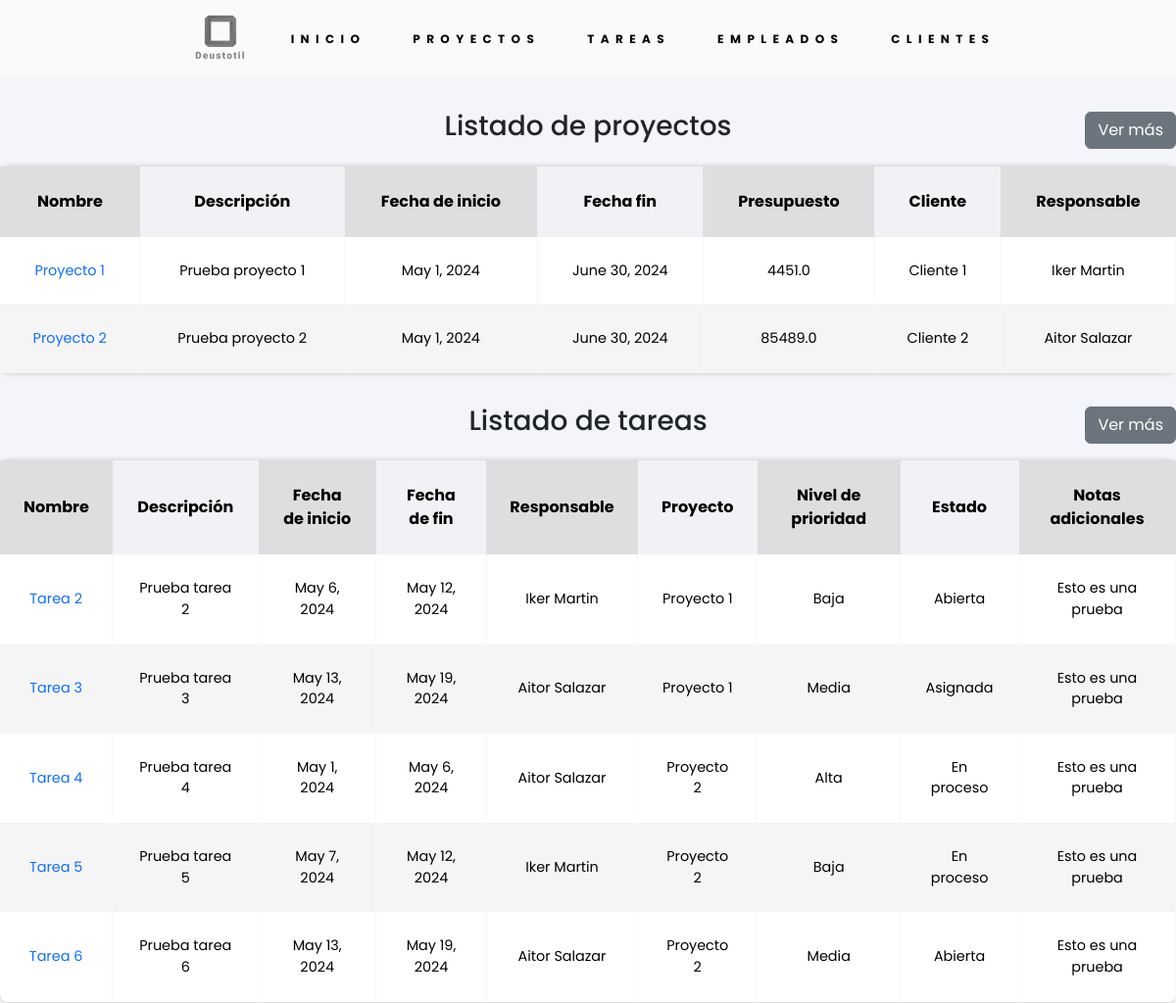
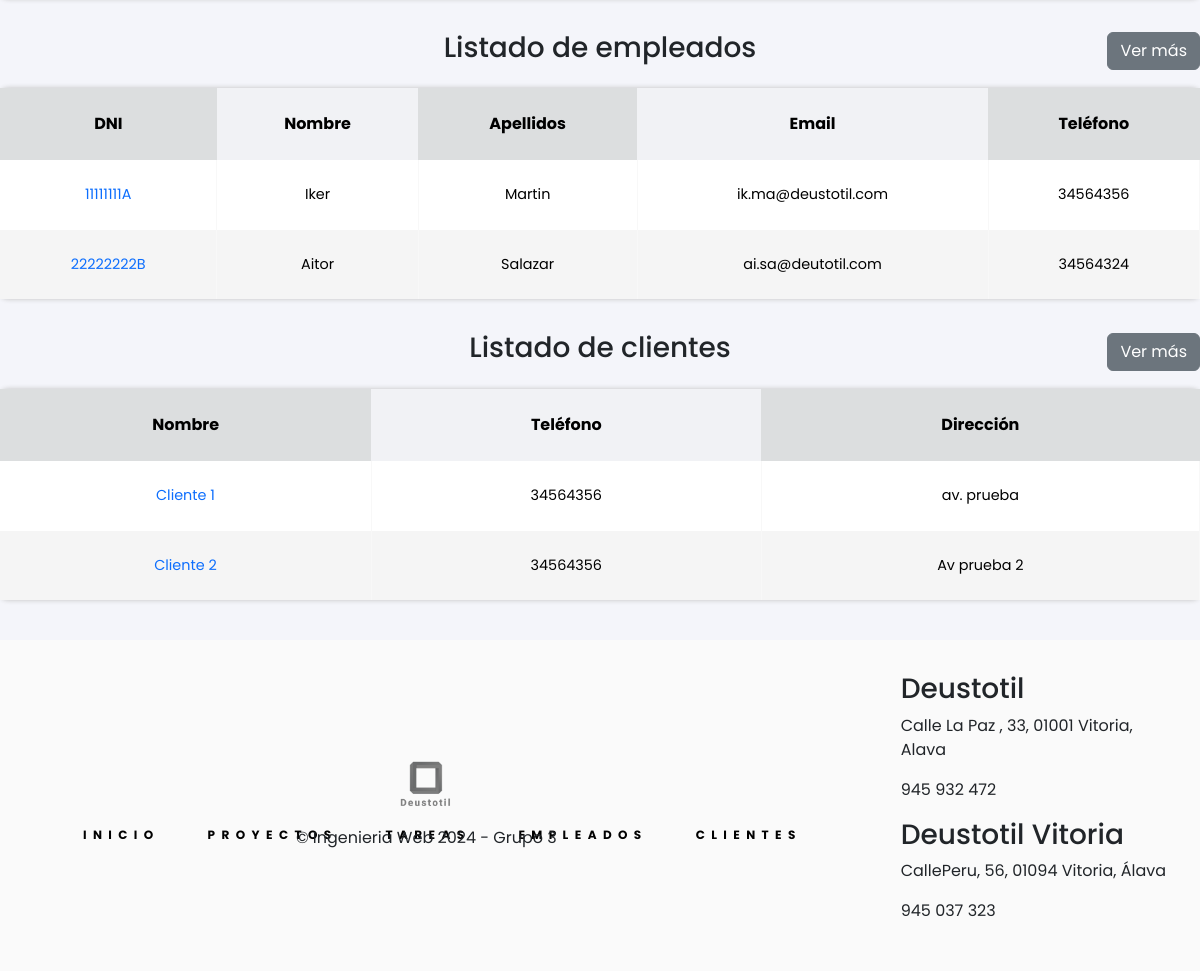
The app's page / (signed in) with its own data (2 pictures, top to bottom).
### appDeustotil/models.py (models this page shows, shortened)
class Proyecto(models.Model):
    nombre = models.CharField(max_length=25)
    descripcion = models.CharField(max_length=200)
    fecha_inicio = models.DateField()
    fecha_fin = models.DateField()
    presupuesto = models.FloatField()
    cliente = models.ForeignKey(Cliente, on_delete=models.CASCADE)
    responsable = models.ForeignKey(Empleado, on_delete=models.CASCADE)
    def __str__(self):
        return self.nombre

class Cliente(models.Model):
    nombre = models.CharField(max_length=25)
    telefono = models.IntegerField()
    direccion = models.CharField(max_length=50)

class Empleado(models.Model):
    dni = models.CharField(max_length=9, unique=True)
    nombre = models.CharField(max_length=15)
    apellidos = models.CharField(max_length=50)
    email = models.EmailField()
    telefono = models.IntegerField()
    def __str__(self):
        return self.nombre + " " + self.apellidos

class Tarea(models.Model):
    nombre = models.CharField(max_length=25)
    descripcion = models.CharField(max_length=200)
    fecha_inicio = models.DateField()
    fecha_fin = models.DateField()
    responsable = models.ForeignKey(Empleado, on_delete=models.CASCADE)
    proyecto = models.ForeignKey(Proyecto, on_delete=models.CASCADE)
    nivel_prioridad =  models.ForeignKey(Prioridad, on_delete=models.CASCADE)
    estado_tarea =   models.ForeignKey(EstadoTarea, on_delete=models.CASCADE)
    notas = models.CharField(max_length=500)

class Prioridad (models.Model):
    prioridad = models.CharField(max_length=5,unique=True)
    def __str__(self):
        return self.prioridad

class EstadoTarea (models.Model):
    estado = models.CharField(max_length=10,unique=True)
    def __str__(self):
        return self.estado

### appDeustotil/views.py (the view)
# urls.py: path('', login_required(views.IndexListView.as_view()), name='index'),
class IndexListView(ListView):
    def get(self, request, *args, **kwargs):
        proyectos = Proyecto.objects.all()[:5]
        tareas = Tarea.objects.all()[:5]
        empleados = Empleado.objects.all()[:5]
        clientes = Cliente.objects.all()[:5]
        context = {'lista_proyectos': proyectos, 'lista_tareas': tareas, 'lista_empleados': empleados, 'lista_clientes': clientes}
        return render(request,'index.html', context)

### appDeustotil/templates/index.html (shortened to what this page needs)
{% extends "base.html" %}
{% block contenido %}
    <div class="title-container">
        <div></div>
        <h2>Listado de proyectos</h2>
        <div class="title-container__btn">
            <a href="{% url 'index_proyectos' %}" class="btn btn-secondary">Ver más</a>
        </div>
    </div>
    {% if lista_proyectos %}
        <table class="tablas">
            <thead>
                <tr>
                    <th>Nombre</th>
                    <th>Descripción</th>
                    <th>Fecha de inicio </th>
                    <th>Fecha fin </th>
                    <th>Presupuesto</th>
                    <th>Cliente</th>
                    <th>Responsable</th>
                </tr>
            </thead>
            <tbody>
                {% for proyecto in lista_proyectos %}
                <tr>
                    <td>
                        <a href="{% url 'detail_proyecto' pk=proyecto.id %}">{{ proyecto.nombre}}</a>
                    </td>
                    <td>{{ proyecto.descripcion }}</td>
                    <td>{{ proyecto.fecha_inicio }}</td>
                    <td>{{ proyecto.fecha_fin }}</td>
                    <td>{{ proyecto.presupuesto }}</td>
                    <td>{{ proyecto.cliente.nombre }}</td>
                    <td>{{ proyecto.responsable }}</td>
                </tr>
                {% endfor %}
            </tbody>
        </table>
    {% else %}
        <p>No hay proyectos creados.</p>
    {% endif %}
    <div class="title-container">
        <div></div>
        <h2>Listado de tareas</h2>
        <div class="title-container__btn">
            <a href="{% url 'index_tareas' %}" class="btn btn-secondary">Ver más</a>
        </div>
    </div>
    {% if lista_tareas %}
        <table class="tablas">
            <thead>
                <tr>
                    <th>Nombre</th>
                    <th>Descripción</th>
                    <th>Fecha de inicio</th>
                    <th>Fecha de fin</th>
                    <th>Responsable</th>
                    <th>Proyecto</th>
                    <th>Nivel de prioridad</th>
                    <th>Estado</th>
                    <th>Notas adicionales</th>
                </tr>
            </thead>
            <tbody>
                {% for tarea in lista_tareas %}
                <tr>
                    <td>
                        <a href="{% url 'detail_tarea' pk=tarea.id %}">{{ tarea.nombre }}</a>
                    </td>
                    <td>{{ tarea.descripcion }}</td>
                    <td>{{ tarea.fecha_inicio }}</td>
                    <td>{{ tarea.fecha_fin }}</td>
                    <td>{{ tarea.responsable }}</td>
                    <td>{{ tarea.proyecto }}</td>
                    <td>{{ tarea.nivel_prioridad }}</td>
                    <td>{{ tarea.estado_tarea }}</td>
                    <td>{{ tarea.notas }}</td>
                </tr>
                {% endfor %}
            </tbody>
        </table>
    {% else %}
        <p>No hay tareas creadas.</p>
    {% endif %}
    <div class="title-container">
        <div></div>
        <h2>Listado de empleados</h2>
        <div class="title-container__btn">
            <a href="{% url 'index_empleados' %}" class="btn btn-secondary">Ver más</a>
        </div>
    </div>
    {% if lista_empleados %}
        <table class="tablas">
            <thead>
                <tr>
                    <th>DNI</th>
                    <th>Nombre</th>
                    <th>Apellidos</th>
                    <th>Email</th>
                    <th>Teléfono</th>
                </tr>
            </thead>
            <tbody>
                {% for empleado in lista_empleados %}
                <tr>
                    <td>
                        <a href="{% url 'detail_empleado' pk=empleado.id %}">{{ empleado.dni }}</a>
                    </td>
                    <td>{{ empleado.nombre }}</td>
                    <td>{{ empleado.apellidos }}</td>
                    <td>{{ empleado.email }}</td>
                    <td>{{ empleado.telefono }}</td>
                </tr>
                {% endfor %}
            </tbody>
        </table>
    {% else %}
        <p>No hay empleados creados.</p>
    {% endif %}
    <div class="title-container">
        <div></div>
        <h2>Listado de clientes</h2>
        <div class="title-container__btn">
            <a href="{% url 'index_clientes' %}" class="btn btn-secondary">Ver más</a>
        </div>
    </div>
    {% if lista_clientes %}
        <table class="tablas">
            <thead>
                <tr>
                    <th>Nombre</th>
                    <th>Teléfono</th>
                    <th>Dirección</th>
                </tr>
            </thead>
            <tbody>
                {% for cliente in lista_clientes %}
                <tr>
                    <td>
                        <a href="{% url 'detail_cliente' pk=cliente.id %}">{{ cliente.nombre }}</a>
                    </td>
                    <td>{{ cliente.telefono }}</td>
                    <td>{{ cliente.direccion }}</td>
                </tr>
                {% endfor %}
            </tbody>
        </table>
    {% else %}
        <p>No hay clientes creados.</p>
    {% endif %}
{% endblock %}

### appDeustotil/static/css/styles.css (style rules this page uses)
* { margin: 0; padding: 0; box-sizing: border-box; font-family: "Poppins", Helvetica, sans-serif; }
body { display: flex; min-height: 100vh; flex-direction: column; background-color: #f4f5fa; }
h2 { text-align: center; font-size: 1.75rem; }
a { text-decoration: none; }
.tablas { box-shadow: 0px 0px 5px 0px rgb(192, 192, 192); border-radius: 0.5rem; font-size: 1rem; font-weight: normal; border-collapse: collapse; width: 100%; max-width: none; background-color: white; margin-bottom: 1rem; }
.tablas td, .tablas th { text-align: center; padding: 1.5rem; color: #000; vertical-align: middle; }
.tablas td { border-right: solid 1px #f8f8f8; font-size: 0.9rem; }
.tablas th { background: #f1f2f5; }
.tablas th:nth-child(odd) { background: #dcdedf; }
.tablas tr:nth-child(even) { background: #f5f5f5; }
.title-container { display: grid; grid-template-columns: 1fr 1fr 1fr; padding: 1rem 0; }
.title-container__btn { display: flex; justify-content: flex-end; align-items: center; }

### records on screen
Proyecto: nombre "Proyecto 1", descripcion "Prueba proyecto 1", fecha_inicio "May 1, 2024", fecha_fin "June 30, 2024", presupuesto "4451.0", cliente.nombre "Cliente 1", responsable "Iker Martin"
Proyecto: nombre "Proyecto 2", descripcion "Prueba proyecto 2", fecha_inicio "May 1, 2024", fecha_fin "June 30, 2024", presupuesto "85489.0", cliente.nombre "Cliente 2", responsable "Aitor Salazar"
Tarea: nombre "Tarea 2", descripcion "Prueba tarea 2", fecha_inicio "May 6, 2024", fecha_fin "May 12, 2024", responsable "Iker Martin", proyecto "Proyecto 1", nivel_prioridad "Baja", estado_tarea "Abierta", notas "Esto es una prueba"
Tarea: nombre "Tarea 3", descripcion "Prueba tarea 3", fecha_inicio "May 13, 2024", fecha_fin "May 19, 2024", responsable "Aitor Salazar", proyecto "Proyecto 1", nivel_prioridad "Media", estado_tarea "Asignada", notas "Esto es una prueba"
Tarea: nombre "Tarea 4", descripcion "Prueba tarea 4", fecha_inicio "May 1, 2024", fecha_fin "May 6, 2024", responsable "Aitor Salazar", proyecto "Proyecto 2", nivel_prioridad "Alta", estado_tarea "En proceso", notas "Esto es una prueba"
Tarea: nombre "Tarea 5", descripcion "Prueba tarea 5", fecha_inicio "May 7, 2024", fecha_fin "May 12, 2024", responsable "Iker Martin", proyecto "Proyecto 2", nivel_prioridad "Baja", estado_tarea "En proceso", notas "Esto es una prueba"
Tarea: nombre "Tarea 6", descripcion "Prueba tarea 6", fecha_inicio "May 13, 2024", fecha_fin "May 19, 2024", responsable "Aitor Salazar", proyecto "Proyecto 2", nivel_prioridad "Media", estado_tarea "Abierta", notas "Esto es una prueba"
Empleado: dni "11111111A", nombre "Iker", apellidos "Martin", email "ik.ma@deustotil.com", telefono "34564356"
Empleado: dni "22222222B", nombre "Aitor", apellidos "Salazar", email "ai.sa@deutotil.com", telefono "34564324"
Cliente: nombre "Cliente 1", telefono "34564356", direccion "av. prueba"
Cliente: nombre "Cliente 2", telefono "34564356", direccion "Av prueba 2"
